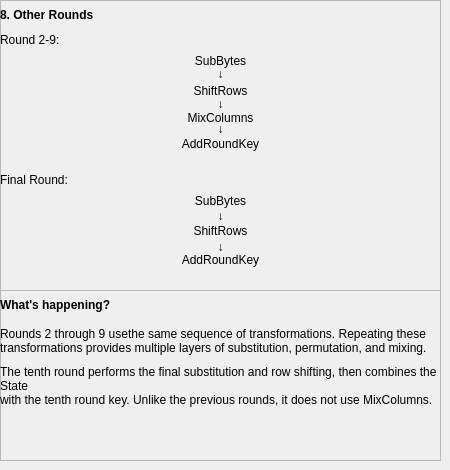
        <widget class="QWidget" name="pg_eaespg8">
         <widget class="QFrame" name="fr_eaeswh8">
          <property name="geometry">
           <rect>
            <x>0</x>
            <y>290</y>
            <width>441</width>
            <height>171</height>
           </rect>
          </property>
          <property name="frameShape">
           <enum>QFrame::StyledPanel</enum>
          </property>
          <property name="frameShadow">
           <enum>QFrame::Raised</enum>
          </property>
          <widget class="QLabel" name="lbl_eaeswh8_ex1">
           <property name="geometry">
            <rect>
             <x>0</x>
             <y>30</y>
             <width>441</width>
             <height>41</height>
            </rect>
           </property>
           <property name="text">
            <string>Rounds 2 through 9 usethe same sequence of transformations. Repeating these
transformations provides multiple layers of substitution, permutation, and mixing.</string>
           </property>
          </widget>
          <widget class="QLabel" name="lbl_eaeswh8_wh">
           <property name="geometry">
            <rect>
             <x>0</x>
             <y>0</y>
             <width>211</width>
             <height>31</height>
            </rect>
           </property>
           <property name="text">
            <string>&lt;html&gt;&lt;head/&gt;&lt;body&gt;&lt;p&gt;&lt;span style=&quot; font-size:9pt; font-weight:600;&quot;&gt;What's happening?&lt;/span&gt;&lt;/p&gt;&lt;/body&gt;&lt;/html&gt;</string>
           </property>
           <property name="alignment">
            <set>Qt::AlignLeading|Qt::AlignLeft|Qt::AlignVCenter</set>
           </property>
          </widget>
          <widget class="QLabel" name="lbl_eaeswh8_ex2">
           <property name="geometry">
            <rect>
             <x>0</x>
             <y>70</y>
             <width>441</width>
             <height>51</height>
            </rect>
           </property>
           <property name="text">
            <string>The tenth round performs the final substitution and row shifting, then combines the State
with the tenth round key. Unlike the previous rounds, it does not use MixColumns.</string>
           </property>
           <property name="wordWrap">
            <bool>true</bool>
           </property>
          </widget>
         </widget>
         <widget class="QFrame" name="fr_eaesmn8">
          <property name="geometry">
           <rect>
            <x>0</x>
            <y>0</y>
            <width>441</width>
            <height>291</height>
           </rect>
          </property>
          <property name="frameShape">
           <enum>QFrame::StyledPanel</enum>
          </property>
          <property name="frameShadow">
           <enum>QFrame::Raised</enum>
          </property>
          <widget class="QLabel" name="lbl_eaesmn8_or">
           <property name="geometry">
            <rect>
             <x>0</x>
             <y>0</y>
             <width>221</width>
             <height>31</height>
            </rect>
           </property>
           <property name="text">
            <string>&lt;html&gt;&lt;head/&gt;&lt;body&gt;&lt;p&gt;&lt;span style=&quot; font-size:9pt; font-weight:600;&quot;&gt;8. Other Rounds&lt;/span&gt;&lt;/p&gt;&lt;/body&gt;&lt;/html&gt;</string>
           </property>
           <property name="alignment">
            <set>Qt::AlignLeading|Qt::AlignLeft|Qt::AlignVCenter</set>
           </property>
          </widget>
          <widget class="QLabel" name="lbl_eaesmn8_rsb">
           <property name="geometry">
            <rect>
             <x>0</x>
             <y>50</y>
             <width>441</width>
             <height>21</height>
            </rect>
           </property>
           <property name="text">
            <string>SubBytes</string>
           </property>
           <property name="alignment">
            <set>Qt::AlignCenter</set>
           </property>
          </widget>
          <widget class="QLabel" name="lbl_eaesmn8_rar1">
           <property name="geometry">
            <rect>
             <x>0</x>
             <y>66</y>
             <width>441</width>
             <height>16</height>
            </rect>
           </property>
           <property name="text">
            <string>↓</string>
           </property>
           <property name="alignment">
            <set>Qt::AlignCenter</set>
           </property>
          </widget>
          <widget class="QLabel" name="lbl_eaesmn8_rsr">
           <property name="geometry">
            <rect>
             <x>0</x>
             <y>80</y>
             <width>441</width>
             <height>21</height>
            </rect>
           </property>
           <property name="text">
            <string>ShiftRows</string>
           </property>
           <property name="alignment">
            <set>Qt::AlignCenter</set>
           </property>
          </widget>
          <widget class="QLabel" name="lbl_eaesmn8_rar2">
           <property name="geometry">
            <rect>
             <x>0</x>
             <y>96</y>
             <width>441</width>
             <height>16</height>
            </rect>
           </property>
           <property name="text">
            <string>↓</string>
           </property>
           <property name="alignment">
            <set>Qt::AlignCenter</set>
           </property>
          </widget>
          <widget class="QLabel" name="lbl_eaesmn8_rark">
           <property name="geometry">
            <rect>
             <x>0</x>
             <y>134</y>
             <width>441</width>
             <height>20</height>
            </rect>
           </property>
           <property name="text">
            <string>AddRoundKey</string>
           </property>
           <property name="alignment">
            <set>Qt::AlignCenter</set>
           </property>
          </widget>
          <widget class="QLabel" name="lbl_eaesmn8_rmc">
           <property name="geometry">
            <rect>
             <x>0</x>
             <y>108</y>
             <width>441</width>
             <height>20</height>
            </rect>
           </property>
           <property name="text">
            <string>MixColumns</string>
           </property>
           <property name="alignment">
            <set>Qt::AlignCenter</set>
           </property>
          </widget>
          <widget class="QLabel" name="lbl_eaesmn8_rar3">
           <property name="geometry">
            <rect>
             <x>0</x>
             <y>121</y>
             <width>441</width>
             <height>16</height>
            </rect>
           </property>
           <property name="text">
            <string>↓</string>
           </property>
           <property name="alignment">
            <set>Qt::AlignCenter</set>
           </property>
          </widget>
          <widget class="QLabel" name="lbl_eaesmn8_rtn">
           <property name="geometry">
            <rect>
             <x>0</x>
             <y>30</y>
             <width>91</width>
             <height>20</height>
            </rect>
           </property>
           <property name="text">
            <string>Round 2-9:</string>
           </property>
          </widget>
          <widget class="QLabel" name="lbl_eaesmn8_frark">
           <property name="geometry">
            <rect>
             <x>0</x>
             <y>250</y>
             <width>441</width>
             <height>20</height>
            </rect>
           </property>
           <property name="text">
            <string>AddRoundKey</string>
           </property>
           <property name="alignment">
            <set>Qt::AlignCenter</set>
           </property>
          </widget>
          <widget class="QLabel" name="lbl_eaesmn8_frsr">
           <property name="geometry">
            <rect>
             <x>0</x>
             <y>220</y>
             <width>441</width>
             <height>21</height>
            </rect>
           </property>
           <property name="text">
            <string>ShiftRows</string>
           </property>
           <property name="alignment">
            <set>Qt::AlignCenter</set>
           </property>
          </widget>
          <widget class="QLabel" name="lbl_eaesmn8_frsb">
           <property name="geometry">
            <rect>
             <x>0</x>
             <y>190</y>
             <width>441</width>
             <height>21</height>
            </rect>
           </property>
           <property name="text">
            <string>SubBytes</string>
           </property>
           <property name="alignment">
            <set>Qt::AlignCenter</set>
           </property>
          </widget>
          <widget class="QLabel" name="lbl_eaesmn8_fr">
           <property name="geometry">
            <rect>
             <x>0</x>
             <y>170</y>
             <width>91</width>
             <height>20</height>
            </rect>
           </property>
           <property name="text">
            <string>Final Round:</string>
           </property>
          </widget>
          <widget class="QLabel" name="lbl_eaesmn8_frar1">
           <property name="geometry">
            <rect>
             <x>0</x>
             <y>206</y>
             <width>441</width>
             <height>20</height>
            </rect>
           </property>
           <property name="text">
            <string>↓</string>
           </property>
           <property name="alignment">
            <set>Qt::AlignCenter</set>
           </property>
          </widget>
          <widget class="QLabel" name="lbl_eaesmn8_frar2">
           <property name="geometry">
            <rect>
             <x>0</x>
             <y>239</y>
             <width>441</width>
             <height>16</height>
            </rect>
           </property>
           <property name="text">
            <string>↓</string>
           </property>
           <property name="alignment">
            <set>Qt::AlignCenter</set>
           </property>
          </widget>
         </widget>
        </widget>
